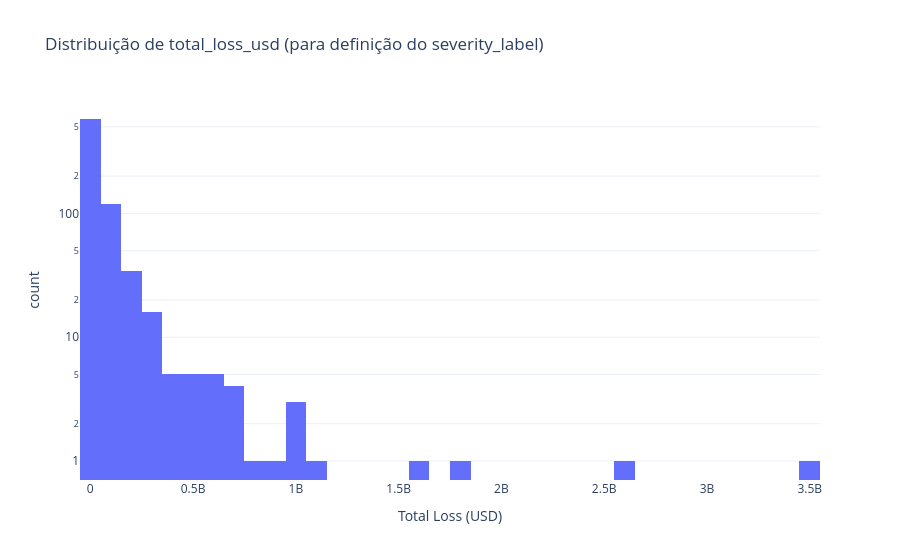

Notebook code cell kept with this figure:
### Code cell
# ============================================================
# 6.2 - Criação do severity_label
# ============================================================

# Análise da distribuição de total_loss_usd antes de criar o label
print("Distribuição de total_loss_usd (base para severity_label):")
print(df_gold["total_loss_usd"].describe())

print(f"\nPercentis:")
for p in [10, 25, 50, 75, 90, 95, 99]:
    val = df_gold["total_loss_usd"].quantile(p/100)
    print(f"  P{p}: ${val:,.2f}")

# Histograma para visualizar antes de decidir
fig = px.histogram(
    df_gold.dropna(subset=["total_loss_usd"]),
    x="total_loss_usd",
    nbins=50,
    title="Distribuição de total_loss_usd (para definição do severity_label)",
    labels={"total_loss_usd": "Total Loss (USD)"},
    log_y=True
)
fig.update_layout(template="plotly_white")
fig.show()

### Figure 1 — Plotly figure (JSON) as saved in the notebook; plotly's stock layout.template omitted (floating-point values rounded to 4 significant figures; data arrays with more than 128 entries replaced by an {"elided": "..."} marker saying what was removed)
{"data": [{"bingroup": "x", "hovertemplate": "Total Loss (USD)=%{x}<br>count=%{y}<extra></extra>", "legendgroup": "", "marker": {"color": "#636efa", "pattern": {"shape": ""}}, "name": "", "nbinsx": 50, "orientation": "v", "showlegend": false, "type": "histogram", "x": {"elided": "778 float values"}, "xaxis": "x", "yaxis": "y"}], "layout": {"barmode": "relative", "legend": {"tracegroupgap": 0}, "title": {"text": "Distribuição de total_loss_usd (para definição do severity_label)"}, "xaxis": {"anchor": "y", "domain": [0, 1], "title": {"text": "Total Loss (USD)"}}, "yaxis": {"anchor": "x", "domain": [0, 1], "title": {"text": "count"}, "type": "log"}}}
